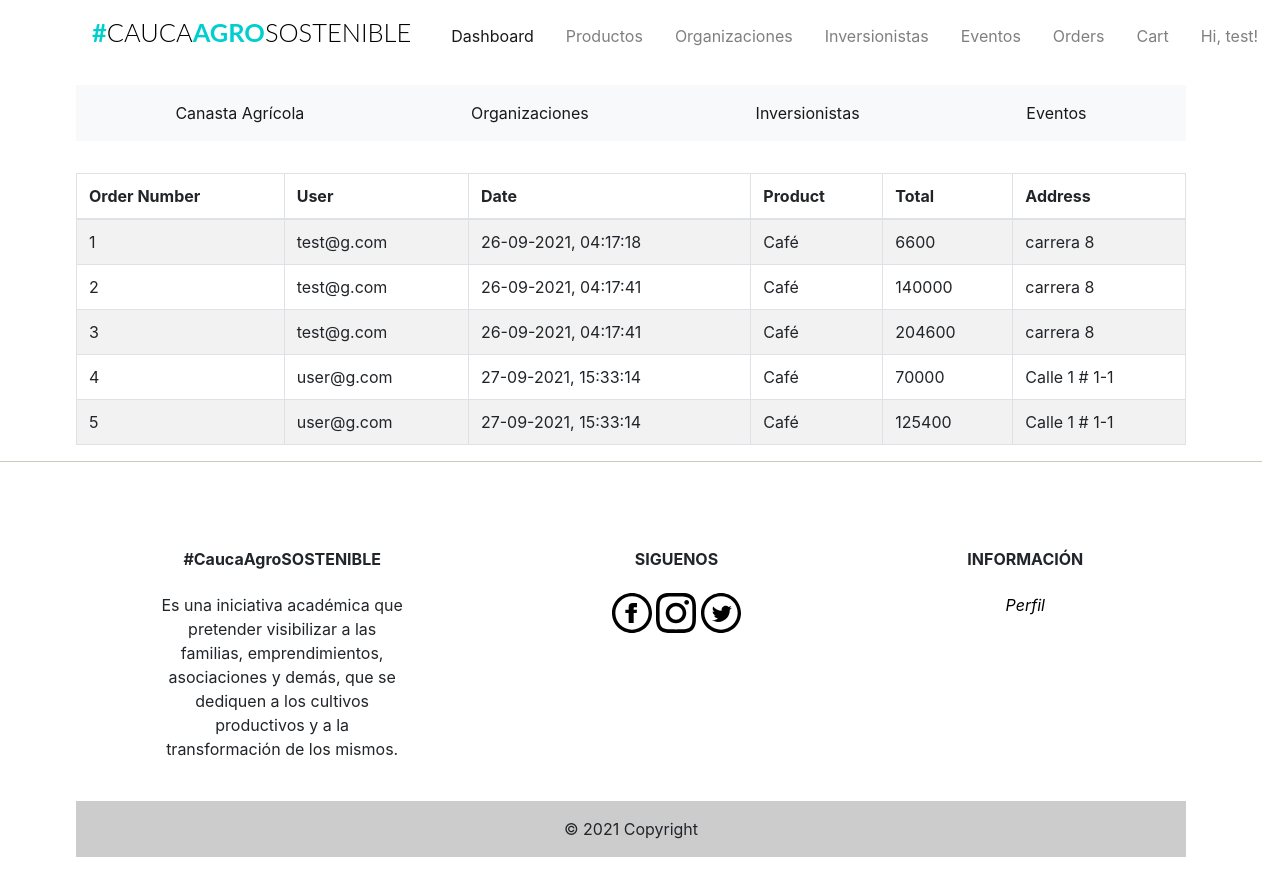
Page /admin/orders (signed in) on the committed database.
### app/models.py (models this page shows, shortened)
class Users(UserMixin, db.Model):
    __tablename__ = "users"
    id = db.Column(db.Integer, primary_key=True)
    firstname = db.Column(db.String(24), index=True)
    lastname = db.Column(db.String(24), index=True)
    email = db.Column(db.String(50), index=True, unique=True)
    password_hash = db.Column(db.String)
    phonenumber = db.Column(db.String(18), index=True, unique=True)
    is_admin = db.Column(db.Boolean, default=False)
    order = db.relationship('Orders', backref='user')
    kart = db.relationship('Kart', uselist=False, backref='user')
    shipping_info = db.relationship('Shipping', backref='user', lazy='dynamic')

class Orders(db.Model):
    __tablename__ = 'orders'
    id = db.Column(db.Integer, primary_key=True)
    timestamp = db.Column(db.DateTime, index=True, default=datetime.utcnow)
    user_id = db.Column(db.Integer, db.ForeignKey('users.id'))
    shipping_id = db.Column(db.Integer, db.ForeignKey('shipping.id'))
    purchase_id = db.Column(db.Integer, db.ForeignKey('purchase.id'))

class Products(db.Model):
    __tablename__ = 'products'
    id = db.Column(db.Integer, primary_key=True)
    product_name = db.Column(db.String(100), index=True)
    product_price = db.Column(db.Integer, index=True)
    product_image = db.Column(db.String(120))
    product_description = db.Column(db.String(200))
    product_stock = db.Column(db.Integer)
    promotion_value = db.Column(db.Integer, index=True)
    organizacion_id = db.Column(db.Integer, db.ForeignKey('organizaciones.id'))

class Purchase(db.Model):
    __tablename__ = 'purchase'
    id = db.Column(db.Integer, primary_key=True)
    product_id = db.Column(db.Integer, db.ForeignKey('products.id'))
    product = db.relationship('Products', uselist=False)
    quantity = db.Column(db.Integer)
    subtotal = db.Column(db.Integer) # TODO: Esto se puede quitar
    user_id = db.Column(db.Integer, db.ForeignKey('users.id'))
    order = db.relationship('Orders', uselist=False, backref='purchase')

class Shipping(db.Model):
    __tablename__ = "shipping"
    id = db.Column(db.Integer, primary_key=True)
    address = db.Column(db.String(200), index=True)
    aditional_indications = db.Column(db.String(200), index=True)
    postcode = db.Column(db.String(12), index=True)
    city = db.Column(db.String(24), index=True)
    state = db.Column(db.String(24), index=True)
    country = db.Column(db.String(24), index=True)
    user_id = db.Column(db.Integer, db.ForeignKey('users.id'))
    order = db.relationship('Orders', uselist=False, backref='shipping')

### app/admin/routes.py (the view)
@admin.route('/orders')
@login_required
def list_orders():
    check_admin()
    '''
	list all orders
	'''
    orders = Orders.query.all()
    return render_template('admin/orders.html', title='Orders', orders=orders)

### app/admin/routes.py (called while the page is built)
def check_admin():
    if not current_user.is_admin:
        abort(403)

### app/models.py (called while the page is built)
@login_manager.user_loader
def load_user(id):
    return Users.query.get(int(id))

### app/templates/admin/orders.html (shortened to what this page needs)
{% extends "base.html" %}
{% block body %}
<table class="table table-borderless">
        <table class="table table-striped table-bordered">
          <thead>
            <tr>
              <th> Order Number </th>
              <th> User </th>
              <th> Date </th>
              <th> Product </th>
              <th> Total </th>
              <th> Address </th>
            </tr>
          </thead>
          <tbody>
          {% for order in orders %}
            <tr>
              <td> {{ order.id }} </td>
              <td> {{ order.user.email }} </td>
              <td> {{ order.timestamp.strftime('%d-%m-%Y, %H:%M:%S') }} </td>
              <td> {{ order.purchase.product.product_name }} </td>
              <td>  {{ order.purchase.subtotal }} </td>
              <td>{{ order.shipping.address }}</td>
            </tr>
          {%endfor%}
          </tbody>
        </table>
{% endblock body %}

### app/templates/navbar.html (shortened to what this page needs)
{% block navbar %}
<div class="container mt-1 mb-3">
  <nav class="navbar navbar-expand-lg navbar-light">
    <h1 class="brand_name">
      <a class="navbar-brand" href="{{ url_for('home.homepage') }}">#<span>CAUCA</span>AGRO<span>SOSTENIBLE</span></a>
    </h1>
    <div class="collapse navbar-collapse" id="navbarNav">
      <ul class="navbar-nav ml-auto mr-auto mt-2 mt-lg-0">
        {% if current_user.is_authenticated %}
        {% if current_user.is_admin %}
        <li class="nav-item ml-3">
          <a class="nav-link active" href="{{ url_for('home.admin_dashboard') }}">Dashboard</a>
        </li>
        <li class="nav-item ml-3">
          <a class="nav-link" href="{{ url_for('admin.list_products') }}">Productos</a>
        </li>
        <li class="nav-item ml-3">
          <a class="nav-link" href="{{ url_for('admin.list_organizaciones') }}">Organizaciones</a>
        </li>
        <li class="nav-item ml-3">
          <a class="nav-link" href="{{ url_for('admin.list_inversionistas') }}">Inversionistas</a>
        </li>
        <li class="nav-item ml-3">
          <a class="nav-link" href="{{ url_for('admin.list_eventos') }}">Eventos</a>
        </li>
        <li class="nav-item ml-3">
          <a class="nav-link" href="{{ url_for('admin.list_orders') }}">Orders</a>
        </li>
        <li class="nav-item ml-3">
          <a class="nav-link" href="{{ url_for('users.cart') }}">Cart</a>
        </li>
        {% else %}
        <li class="nav-item ml-3">
          <a class="nav-link" href="{{ url_for('users.cart') }}">Cart<span class="badge badge-light">{{ count
              }}</span></a>
        </li>
        {% endif %}
        <li class="nav-item dropdown ml-3">
          <a class="nav-link dropdown-toggle" data-toggle="dropdown" href="#" role="button" aria-haspopup="true"
            aria-expanded="false">
            Hi, {{ current_user.firstname }}!
          </a>
        </li>
        {% endif %}
      </ul>
    </div>
  </nav>
</div>
{% endblock %}

### app/static/css/st.css (style rules this page uses)
.brand_name .navbar-brand { font-size:1.59rem; text-transform: uppercase; font-family: 'Lato', sans-serif; font-weight: 700; color: #333; }
.brand_name >.navbar-brand { color:#01CFCF; text-decoration: none; }
.brand_name >.navbar-brand span { color: #000; font-weight: 300; }
.navbar-nav { width: 100%; align-items: flex-start; }

### rows in the picture
Users: firstname "test"
Orders: id "1", user.email "test@g.com", timestamp "26-09-2021, 04:17:18", purchase.product.product_name "Café", purchase.subtotal "6600", shipping.address "carrera 8"
Orders: id "2", user.email "test@g.com", timestamp "26-09-2021, 04:17:41", purchase.product.product_name "Café", purchase.subtotal "140000", shipping.address "carrera 8"
Orders: id "3", user.email "test@g.com", timestamp "26-09-2021, 04:17:41", purchase.product.product_name "Café", purchase.subtotal "204600", shipping.address "carrera 8"
Orders: id "4", user.email "user@g.com", timestamp "27-09-2021, 15:33:14", purchase.product.product_name "Café", purchase.subtotal "70000", shipping.address "Calle 1 # 1-1"
Orders: id "5", user.email "user@g.com", timestamp "27-09-2021, 15:33:14", purchase.product.product_name "Café", purchase.subtotal "125400", shipping.address "Calle 1 # 1-1"
